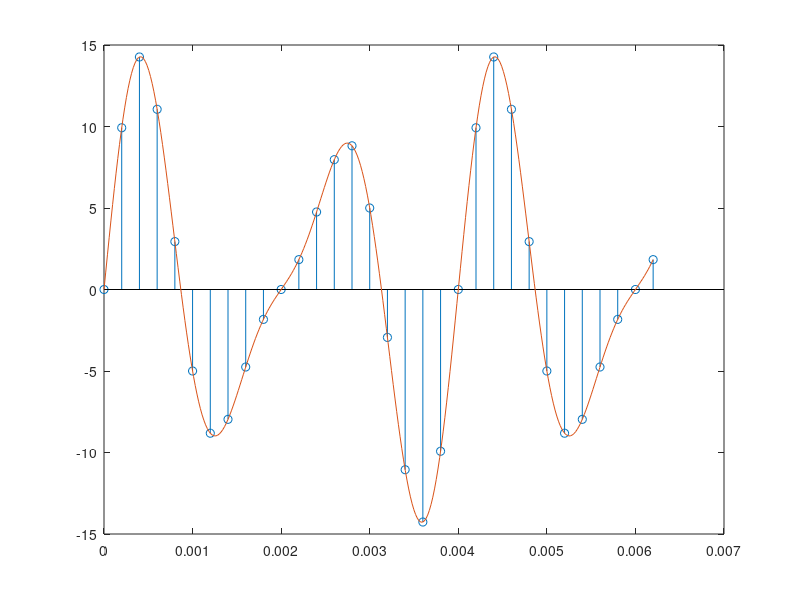

Reproduce this figure in MATLAB.
% Opgave 1
a= 10;
b= 5;
p= 500;
q= 750;
r= 5000;
n= 32;
T = (n-1)/r;
t = linspace(0,T,n);

x = a*sin(2*pi*p*t)+ b*sin(2*pi*q*t);
stem(t,x);

% Opgave 2
hold on

t = linspace(0,T,10*n);
x = a*sin(2*pi*p*t)+ b*sin(2*pi*q*t);

plot(t,x);

hold off